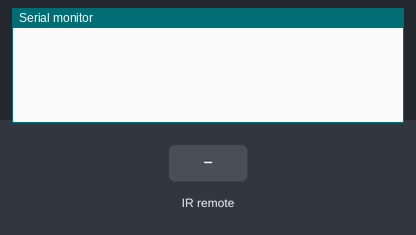
Recording of a sketch running on a simulated Arduino Uno, built with avr-gcc and run on an emulated ATmega328P. On the bench: the last lines printed to the serial monitor. The test bench sets the inputs (shaded band).

Above: at 1.2 s.
1.3 s: infrared code 0xFF7A85 received
At 2.5 s:
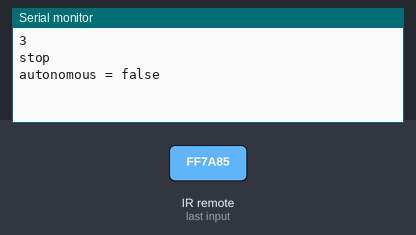
3.0 s: infrared code 0xFFFFFFFF received
At 4.4 s:
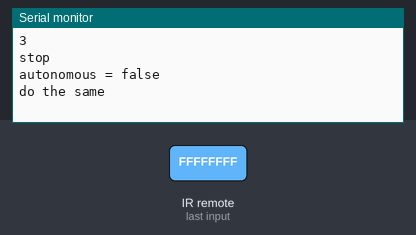
4.7 s: infrared code 0xFF30CF received
At 6.3 s:
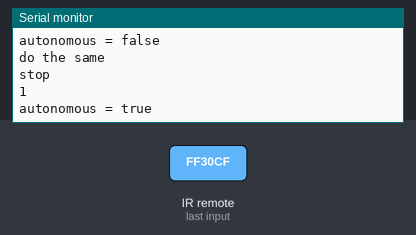

Measured:
- after the input at 1.3 s, the serial monitor: prints a new line after 0.20 s (image 1)
- after the input at 3.0 s, the serial monitor: prints a new line after 0.20 s (image 2)
- after the input at 4.7 s, the serial monitor: prints a new line at once (image 3)

The sketch:

remotecontrol.ino
```cpp
#include <IRremote.h>

/*
PWR       FF629D
CH          FFE21D
|<<          FF22DD
>|            FFC23D
>>|          FF02FD
-              FFE01F
Plus        FFA857
EQ          FF906F
0             FF6897
100         FF9867
200         FFB04F
1             FF30CF
2             FF18E7
3             FF7A85
4             FF10EF
5             FF38C7
6             FF5AA5
7             FF42BD
8             FF4AB5
9             FF52AD
dublura      FFFFFFFF

*/


#include <IRremote.h>

const int RECV_PIN = 11;
IRrecv irrecv(RECV_PIN);
decode_results results;
unsigned long key_value = 0;
bool autonomous=true;


void go(int n, int m){}

void setup() {
  // put your setup code here, to run once:
  Serial.begin(9600);
  irrecv.enableIRIn();

}

void loop() {
  // put your main code here, to run repeatedly:
/*  if (irrecv.decode(&results)){

        if (results.value == 0XFFFFFFFF)
         {// results.value = key_value, keep doing the same thing
          Serial.println("keep doing the same");
          }
        switch(results.value){
          case 0xFF30CF:
          {
          Serial.println("1");
          autonomous = true;
           Serial.println("autonomous = true");
          break ;
          }
          case 0xFF7A85:
          {
          Serial.println("3");
          autonomous = false;
           Serial.println("autonomous = false");
          break ;
          }
        }

        if(!autonomous){
        switch(results.value){

          case 0xFF18E7:
          {
          Serial.println("2");
          go(130,130);
           Serial.println("forward");
          break ;
          }
          case 0xFF10EF:
          {
          Serial.println("4");
          Serial.println("left");
          go(-130, 130);
          delay(800);
          go(0,0);
          delay(800);
          go(130,130);
          break ;
          }
          case 0xFF38C7:
          {
          Serial.println("5");
             Serial.println("stop");
          go(0,0);
          delay(500);
          break ;
          }
          case 0xFF5AA5:
          {
          Serial.println("6");
             Serial.println("right");
          go(130, -130);
          delay(800);
          go(0,0);
          delay(800);
          go(130,130);
          break ;
          }
          case 0xFF42BD:
          Serial.println("7");
          break ;
          case 0xFF4AB5:
          {
          Serial.println("8");
          go(-130, -130);
          Serial.println("backwards");
          delay(800);
          go(0,0);
          delay(800);
          go(130,130);
          break ;
          }
          case 0xFF52AD:
          Serial.println("9");
          break ;
        }
       }
      else
      {// there is signal from the remote, but the robot is autonomous, so the other piece of code is executed;
           Serial.println("there is signal, autonomous, the other piece of code is exec");
        }

        key_value = results.value;
        irrecv.resume();
  }

  else{
       Serial.println("the other piece of code is exec");
    //no signal received from the remote, so the robot stops if autonomous == false. Also, if autonomous == true, the other piece of code will be executed
    if(!autonomous){   Serial.println("stop"); go(0,0); delay(1000);     Serial.println("if aut = false, robot stops");}
    }
*/

if (irrecv.decode(&results)){

  if(autonomous)
  {
    if(results.value == 0xFF7A85)
       {

       Serial.println("3");
        Serial.println("stop");
        go(0,0);
        delay(500);
       autonomous = false;
       Serial.println("autonomous = false");}
  }
  else
  if (results.value == 0XFFFFFFFF){
    Serial.println("do the same");

  }

  else
  {  Serial.println("stop");
    go(0,0);
    delay(500);
     switch(results.value){
         case 0xFF30CF:
          {
          Serial.println("1");
          autonomous = true;
           Serial.println("autonomous = true");
          break ;
          }
           case 0xFF18E7:
          {
          Serial.println("2");
          go(130,130);
           Serial.println("forward");
          break ;
          }
          case 0xFF10EF:
          {
          Serial.println("4");
          Serial.println("left");
          go(-130, 130);
          delay(800);
          go(0,0);
          delay(800);
          go(130,130);
          break ;
          }
          case 0xFF38C7:
          {
          Serial.println("5");
             Serial.println("stop");
          go(0,0);
          delay(500);
          break ;
          }
          case 0xFF5AA5:
          {
          Serial.println("6");
             Serial.println("right");
          go(130, -130);
          delay(800);
          go(0,0);
          delay(800);
          go(130,130);
          break ;
          }
          case 0xFF42BD:
          Serial.println("7");
          break ;
          case 0xFF4AB5:
          {
          Serial.println("8");
          go(-130, -130);
          Serial.println("backwards");
          delay(800);
          go(0,0);
          delay(800);
          go(130,130);
          break ;
          }
          case 0xFF52AD:
          Serial.println("9");
          break ;
        }
    }
   key_value = results.value;
        irrecv.resume();}
delay(300);
}
```
